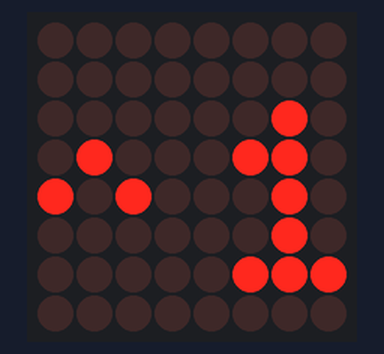
Recording of a sketch running on a simulated Arduino Uno, built with avr-gcc and run on an emulated ATmega328P. Parts: 8×8 LED matrix.

Above: at 0.15 s.
At 0.76 s:
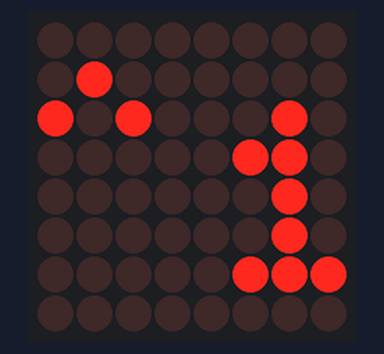
At 1.97 s:
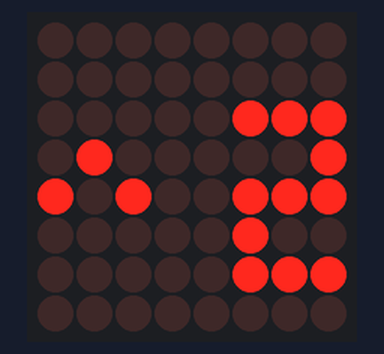
At 4.0 s:
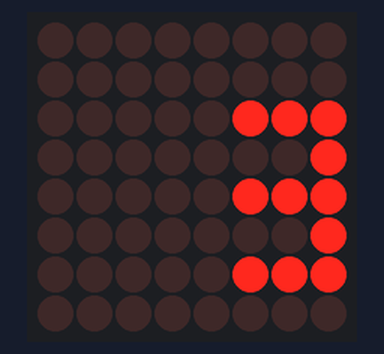
At 6.6 s:
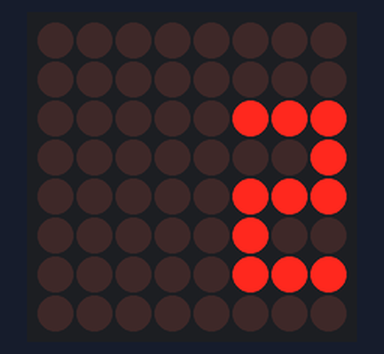
At 9.2 s:
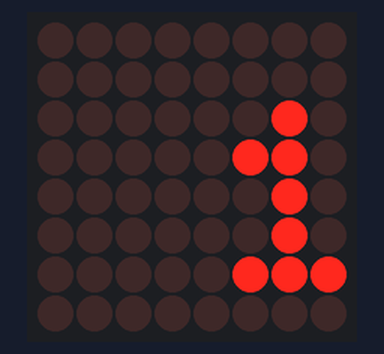

The sketch:

display.ino
```cpp
// this code is used to test the LED matrix

#include <Wire.h>
#include <Adafruit_GFX.h>
#include "Adafruit_LEDBackpack.h"

Adafruit_8x8matrix matrix = Adafruit_8x8matrix();

static const uint8_t PROGMEM
    lvl1[] =
        { B00000000,
          B00000000,
          B00000010,
          B00000110,
          B00000010,
          B00000010,
          B00000111,
          B00000000},

    lvl2[] =
        { B00000000,
          B00000000,
          B00000111,
          B00000001,
          B00000111,
          B00000100,
          B00000111,
          B00000000},

    lvl3[] =
        { B00000000,
          B00000000,
          B00000111,
          B00000001,
          B00000111,
          B00000001,
          B00000111,
          B00000000},

    arr_lvl1[] =
        { B00000000,
          B01000000,
          B10100010,
          B00000110,
          B00000010,
          B10100010,
          B01000111,
          B00000000},

    arr_lvl2[] =
        { B00000000,
          B01000000,
          B10100111,
          B00000001,
          B00000111,
          B10100100,
          B01000111,
          B00000000},

    arr_lvl3[] =
        { B00000000,
          B01000000,
          B10100111,
          B00000001,
          B00000111,
          B10100001,
          B01000111,
          B00000000},

    up3_lvl1[] =
        { B00000000,
          B01000000,
          B10100010,
          B00000110,
          B00000010,
          B00000010,
          B00000111,
          B00000000},

    up2_lvl1[] =
        { B00000000,
          B00000000,
          B01000010,
          B10100110,
          B00000010,
          B00000010,
          B00000111,
          B00000000},

    up1_lvl1[] =
        { B00000000,
          B00000000,
          B00000010,
          B01000110,
          B10100010,
          B00000010,
          B00000111,
          B00000000},

    up3_lvl2[] =
        { B00000000,
          B01000000,
          B10100111,
          B00000001,
          B00000111,
          B00000100,
          B00000111,
          B00000000},

    up2_lvl2[] =
        { B00000000,
          B00000000,
          B01000111,
          B10100001,
          B00000111,
          B00000100,
          B00000111,
          B00000000},

    up1_lvl2[] =
        { B00000000,
          B00000000,
          B00000111,
          B01000001,
          B10100111,
          B00000100,
          B00000111,
          B00000000},

    dwn3_lvl3[] =
        { B00000000,
          B00000000,
          B00000111,
          B00000001,
          B00000111,
          B10100001,
          B01000111,
          B00000000},

    dwn2_lvl3[] =
        { B00000000,
          B00000000,
          B00000111,
          B00000001,
          B10100111,
          B01000001,
          B00000111,
          B00000000},

    dwn1_lvl3[] =
        { B00000000,
          B00000000,
          B00000111,
          B10100001,
          B01000111,
          B00000001,
          B00000111,
          B00000000},

    dwn3_lvl2[] =
        { B00000000,
          B00000000,
          B00000111,
          B00000001,
          B00000111,
          B10100100,
          B01000111,
          B00000000},

    dwn2_lvl2[] =
        { B00000000,
          B00000000,
          B00000111,
          B00000001,
          B10100111,
          B01000100,
          B00000111,
          B00000000},

    dwn1_lvl2[] =
        { B00000000,
          B00000000,
          B00000111,
          B10100001,
          B01000111,
          B00000100,
          B00000111,
          B00000000}  ;

void draw(const uint8_t x[]) {
  matrix.clear();
  matrix.drawBitmap(0, 0, x, 8, 8, LED_ON);
  matrix.writeDisplay();
  }

void up1() {
  draw(up1_lvl1);
  delay(300);
  draw(up2_lvl1);
  delay(300);
  draw(up3_lvl1);
  delay(300);
  }

void up2() {
  draw(up1_lvl2);
  delay(300);
  draw(up2_lvl2);
  delay(300);
  draw(up3_lvl2);
  delay(300);
  }

void dwn3() {
  draw(dwn1_lvl3);
  delay(300);
  draw(dwn2_lvl3);
  delay(300);
  draw(dwn3_lvl3);
  delay(300);
  }

void dwn2() {
  draw(dwn1_lvl2);
  delay(300);
  draw(dwn2_lvl2);
  delay(300);
  draw(dwn3_lvl2);
  delay(300);
  }

void arr1() {
  draw(arr_lvl1);
  delay(300);
  draw(lvl1);
  }

void arr2() {
  draw(arr_lvl2);
  delay(300);
  draw(lvl2);
  }

void arr3() {
  draw(arr_lvl3);
  delay(300);
  draw(lvl3);
  }


void setup() {
  matrix.begin(0x70);  // pass in the address
}

void loop() {
//sample
  up1();
  up1();
  up2();
  up2();
  arr3();
  delay(500);
  dwn3();
  dwn3();
  arr2();
  delay(500);
  dwn2();
  dwn2();
  arr1();
  delay(1000);
  }
```

Measured:
- by itself, everything shown: repeats every 10.2 s, in 30 steps
- what the display in image 3 shows lasts 0.5 s, from 3.9 s to 4.4 s
- what the display in image 5 shows lasts 1.0 s, from 9.2 s to 10.2 s
